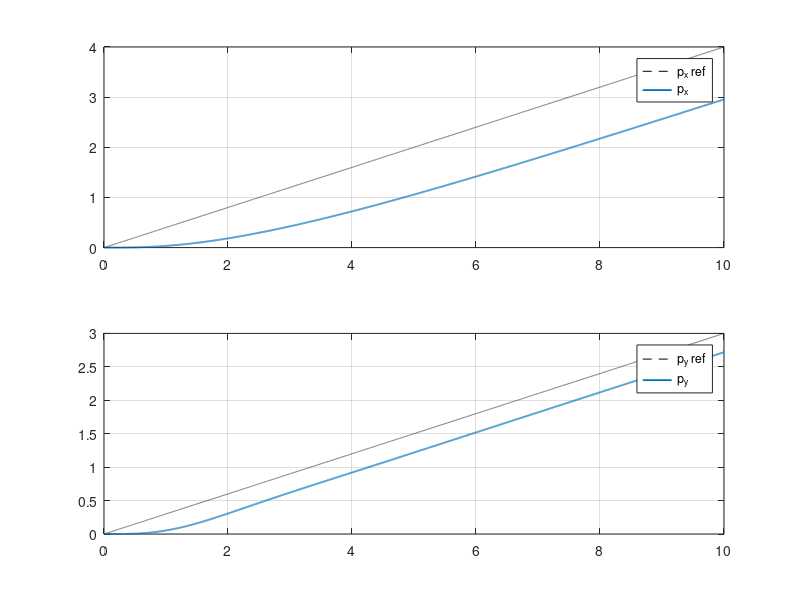

Source code (MATLAB): (Note: this script raises an error after producing the figure.)
%% 1) Define model
m = 40;   % mass [kg]

% State: x = [px; py; vx; vy]
A = [0 0 1 0;
     0 0 0 1;
     0 0 0 0;
     0 0 0 0];

B = [0   0;
     0   0;
     1/m 0;
     0   1/m];

% Outputs we care about: y = [px; py]
Cy = [1 0 0 0;
      0 1 0 0];

nx = 4;       % states
ny = 2;       % outputs


%% 2) Build augmented system and COMPUTE LQR GAIN (before sim)

A_a = [A           zeros(nx,ny);
       -Cy         zeros(ny,ny)];
B_a = [B;
       zeros(ny,2)];

Qx = diag([1000 10 100 1]);
Qi = 200*eye(ny);
Q  = blkdiag(Qx, Qi);

R  = 0.001*eye(2);

K_a = lqr(A_a, B_a, Q, R);   % <-- gain computed here, once

Kx = K_a(:, 1:nx);           % 2x4
Ki = K_a(:, nx+1:end);       % 2x2


%% 3) Make a reference trajectory y_ref(t)

t = (0:0.001:10)';   % 0 to 10 s
N = length(t);

px_ref = 0.4 * t;               % forward
py_ref = 0.3 * t;    % weave

y_ref_all = [px_ref py_ref];    % for convenience


%% 4) SIMULATE the closed loop using the PRECOMPUTED Kx, Ki

dt = t(2) - t(1);

x = zeros(nx,1);    % [px; py; vx; vy]
z = zeros(ny,1);    % integral of error [ex; ey]

x_log = zeros(nx,N);
u_log = zeros(2,N);

for k = 1:N
    y_ref = y_ref_all(k,:).';    % [px_ref; py_ref]

    y = Cy * x;                  % current [px; py]
    e = y_ref - y;               % error

    z = z + e * dt;              % integrate error

    % USE GAINS HERE (already computed above)
    u = -Kx * x - Ki * z;        % [Fx; Fy]

    x_dot = A * x + B * u;
    x = x + x_dot * dt;

    x_log(:,k) = x;
    u_log(:,k) = u;
end


%% 5) Plot tracking
figure;
subplot(2,1,1);
plot(t, px_ref, 'k--', t, x_log(1,:), 'LineWidth', 1.3);
legend('p_x ref','p_x'); grid on;

subplot(2,1,2);
plot(t, py_ref, 'k--', t, x_log(2,:), 'LineWidth', 1.3);
legend('p_y ref','p_y'); grid on;

%% ============================================================
% VALIDITY METRICS FOR TRAJECTORY TRACKING
% Requires:
%   t        (Nx1) time
%   px, py   actual trajectories
%   px_ref, py_ref desired trajectories
%% ============================================================

fprintf("\n================= VALIDITY METRICS =================\n");

%% Tracking error
ex = px_ref - px;
ey = py_ref - py;

%% ---- Max absolute error ----
max_ex = max(abs(ex));
max_ey = max(abs(ey));

%% ---- RMS error ----
rms_ex = sqrt(mean(ex.^2));
rms_ey = sqrt(mean(ey.^2));

%% ---- Steady-state error (last 20% of simulation) ----
idx_ss = round(0.8*length(t)):length(t);

ess_px = mean(px_ref(idx_ss) - px(idx_ss));
ess_py = mean(py_ref(idx_ss) - py(idx_ss));

%% ---- Overshoot (relative overshoot in tracking) ----
% compute overshoot wrt final reference value
final_px = px_ref(end);
final_py = py_ref(end);

% guard against division by zero
if abs(final_px) > 1e-6
    OS_px = (max(px) - final_px) / abs(final_px) * 100;
else
    OS_px = max(abs(px));  % absolute overshoot
end

if abs(final_py) > 1e-6
    OS_py = (max(py) - final_py) / abs(final_py) * 100;
else
    OS_py = max(abs(py));
end

%% ---- Settling time (within ±2 cm band) ----
tol = 0.02;   % 2 cm tolerance

idx_px = find(abs(px - final_px) <= tol, 1, 'first');
idx_py = find(abs(py - final_py) <= tol, 1, 'first');

if isempty(idx_px); Ts_px = NaN; else; Ts_px = t(idx_px); end
if isempty(idx_py); Ts_py = NaN; else; Ts_py = t(idx_py); end

%% ---- Print results ----
fprintf("Max Error (x): %.4f m\n", max_ex);
fprintf("Max Error (y): %.4f m\n", max_ey);

fprintf("RMS Error (x): %.4f m\n", rms_ex);
fprintf("RMS Error (y): %.4f m\n", rms_ey);

fprintf("Steady-State Error (x): %.4f m\n", ess_px);
fprintf("Steady-State Error (y): %.4f m\n", ess_py);

fprintf("Overshoot (x): %.2f %% (or %.4f m if zero-ref)\n", OS_px, OS_px);
fprintf("Overshoot (y): %.2f %% (or %.4f m if zero-ref)\n", OS_py, OS_py);

fprintf("Settling Time (x): %.3f s\n", Ts_px);
fprintf("Settling Time (y): %.3f s\n", Ts_py);

fprintf("=====================================================\n");
